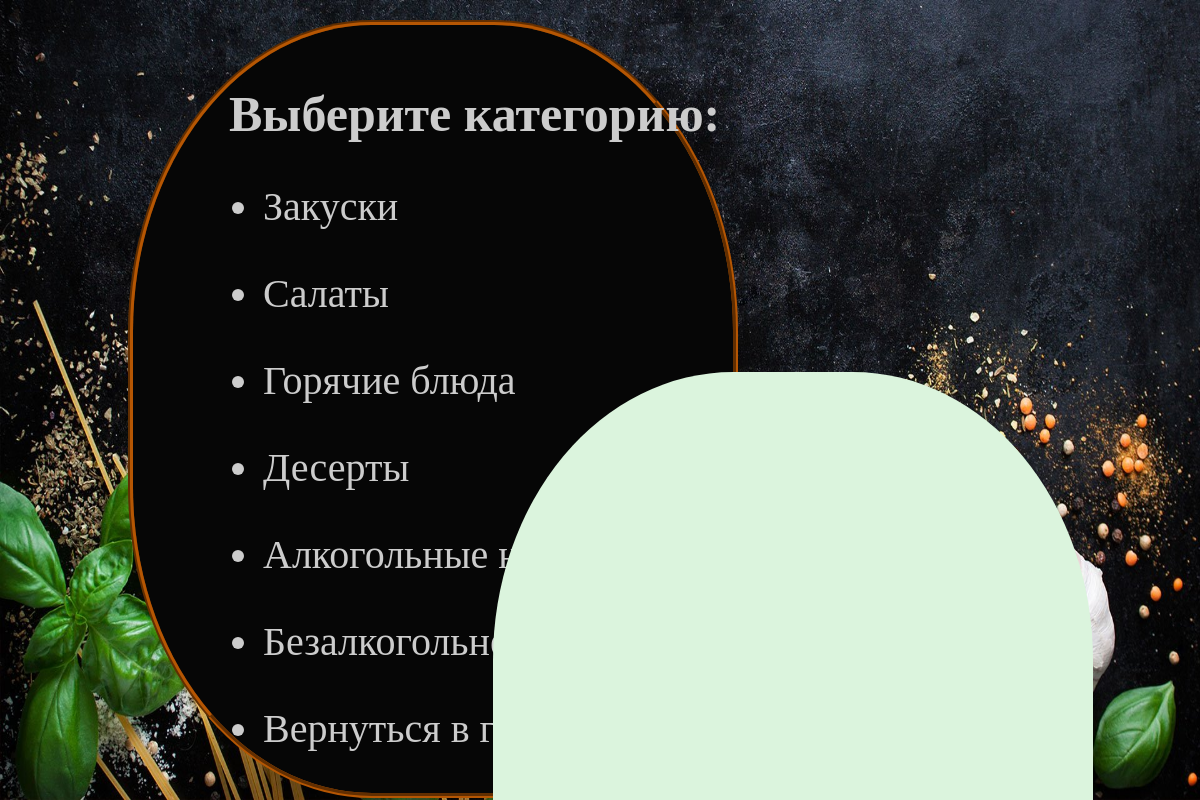
The page / on the database its author committed.
### your_menu/models.py (models this page shows)
class Category(models.Model):
    name = models.CharField(max_length=100, db_index=True, verbose_name="Категория")
    def __str__(self):
        return self.name
    def get_absolute_url(self):
        return reverse('show', kwargs={'post_id': self.id})
    class Meta:
        verbose_name = 'Категории'
        verbose_name_plural = 'Категории'
        ordering = ['id']

### your_menu/views.py (the view)
# urls.py: path('', menu, name= 'menu'),
def menu(request):
    return render(request, 'menu.html')

### your_menu/templatetags/menu_tags.py (called while the page is built)
@register.inclusion_tag('show_menu_tag.html')
def show_menu(cat_selected=0):
    menu = Category.objects.select_related
    return {"menu": menu, 'cat_selected': cat_selected}

### your_menu/templates/menu.html (shortened to what this page needs)
{% load static %} {% load menu_tags %}
<!DOCTYPE html>
<html lang="en">
  <head>
    <link rel="stylesheet" href="{% static 'your_menu/css/menu.css' %}" />
  </head>
  <body>
    <div class="mainmenu">
        {% show_menu cat_selected %}
    <div class="menu">{% block content %} {% endblock %}</div>
    </div>
  </body>
</html>

### your_menu/templates/show_menu_tag.html
<h1 style="color:#ccc">Выберите категорию:</h1>
{% for i in menu %}
<ul>
  <a href="{{ i.get_absolute_url }}"> <li style="color:#ccc">{{ i }}</li></a>
</ul>
{% endfor %}
<ul>
  <a href="{% url 'menu' %}"> <li style="color:#ccc">Вернуться в главное меню</li></a>
</ul>

### your_menu/static/your_menu/css/menu.css (style rules this page uses)
.mainmenu { background-color: rgb(6, 6, 6); position: fixed; width: 50%; border-radius: 40%; border-color: rgb(181, 86, 3); border-style: groove; border-width: 5px; height: 96%; margin-left: 10%; margin-top: 1%; }
.menu { background-color: rgb(219, 244, 221); position: fixed; border-radius: 40%; height: 90%; width: 50%; margin-left: 30%; margin-top: -35%; }
.mainmenu h1 { text-align: left; margin-left: 16%; margin-top: 10%; margin-bottom: 5%; font-size: 50px; }
.mainmenu ul { text-align: left; margin-left: 15%; font-size: 40px; }
.mainmenu a { text-decoration: none; }

### rows shown on the page
Category: name "Закуски"
Category: name "Салаты"
Category: name "Горячие блюда"
Category: name "Десерты"
Category: name "Алкогольные напитки"
Category: name "Безалкогольне напитки"
